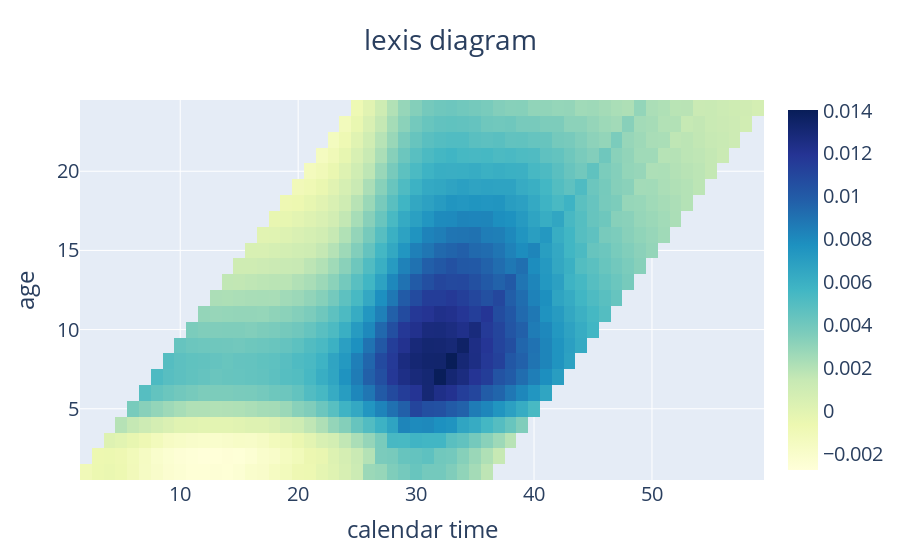

Notebook code cell kept with this figure:
### Code cell
import plotly.offline as py
fig = go.Figure(data=go.Heatmap(
                z=z_indices,
                x=c,
                y=t,
                colorscale='YlGnBu',
                hoverongaps = False))

fig.update_layout(title="lexis diagram",
            title_x=0.5,
            xaxis_title = "calendar time",
            yaxis_title = "age",
            font=dict(
                size=20
            )
        )

fig.show()
#py.plot(fig, filename='lexis_diagram_greys.html',auto_open = False)

### Figure 1 — Plotly figure (JSON) as saved in the notebook; plotly's stock layout.template omitted (floating-point values rounded to 4 significant figures; data arrays with more than 128 entries replaced by an {"elided": "..."} marker saying what was removed)
{"data": [{"colorscale": [[0, "rgb(255,255,217)"], [0.125, "rgb(237,248,177)"], [0.25, "rgb(199,233,180)"], [0.375, "rgb(127,205,187)"], [0.5, "rgb(65,182,196)"], [0.625, "rgb(29,145,192)"], [0.75, "rgb(34,94,168)"], [0.875, "rgb(37,52,148)"], [1, "rgb(8,29,88)"]], "hoverongaps": false, "type": "heatmap", "x": [2, 3, 4, 5, 6, 7, 8, 9, 10, 11, 12, 13, 14, 15, 16, 17, 18, 19, 20, 21, 22, 23, 24, 25, 26, 27, 28, 29, 30, 31, 32, 33, 34, 35, 36, 37, 38, 39, 40, 41, 42, 43, 44, 45, 46, 47, 48, 49, 50, 51, 52, 53, 54, 55, 56, 57, 58, 59], "y": [1, 2, 3, 4, 5, 6, 7, 8, 9, 10, 11, 12, 13, 14, 15, 16, 17, 18, 19, 20, 21, 22, 23, 24], "z": {"elided": "24x58 float values"}}], "layout": {"font": {"size": 20}, "title": {"text": "lexis diagram", "x": 0.5}, "xaxis": {"title": {"text": "calendar time"}}, "yaxis": {"title": {"text": "age"}}}}
